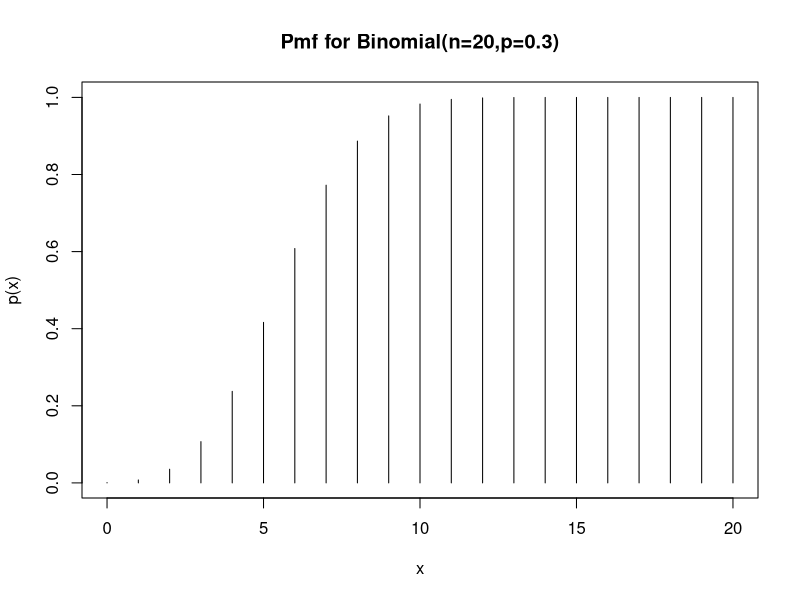
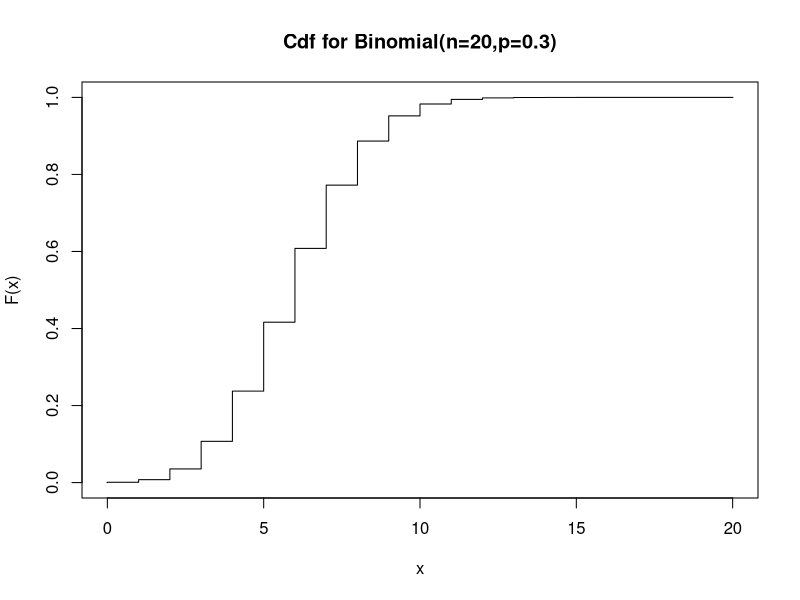
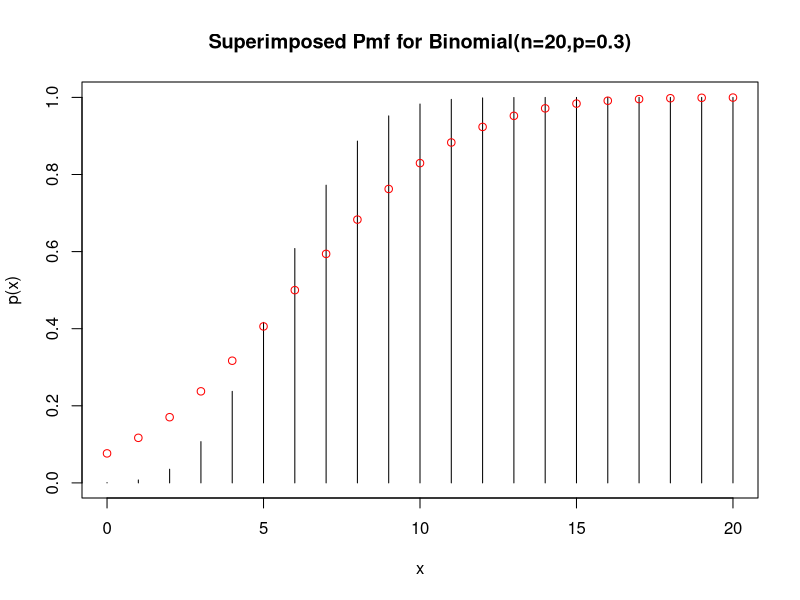
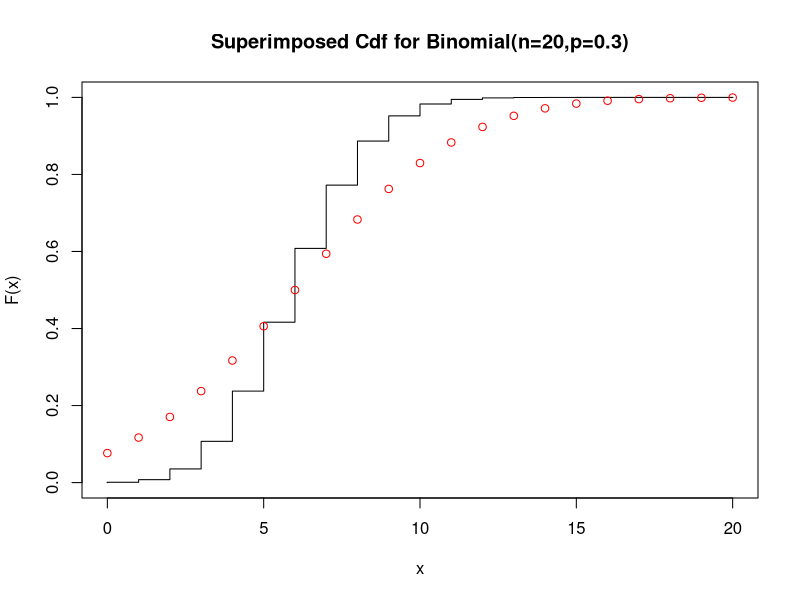
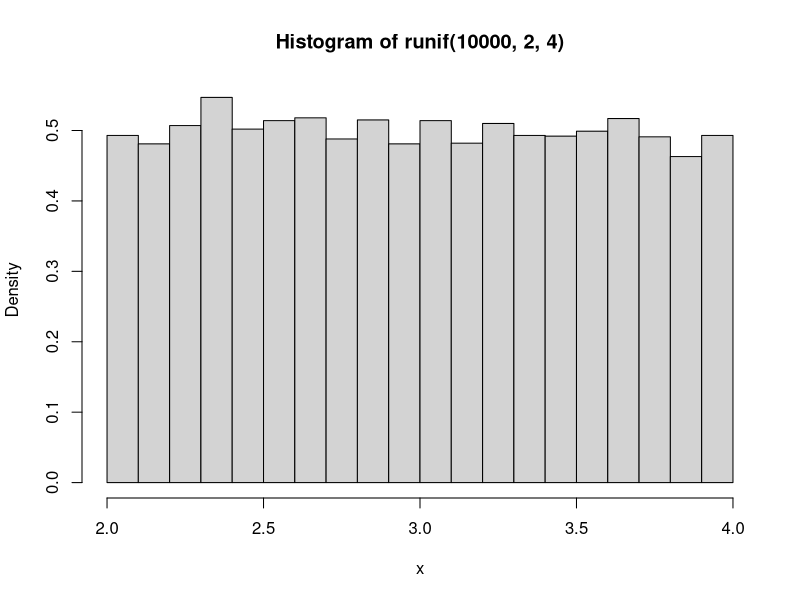
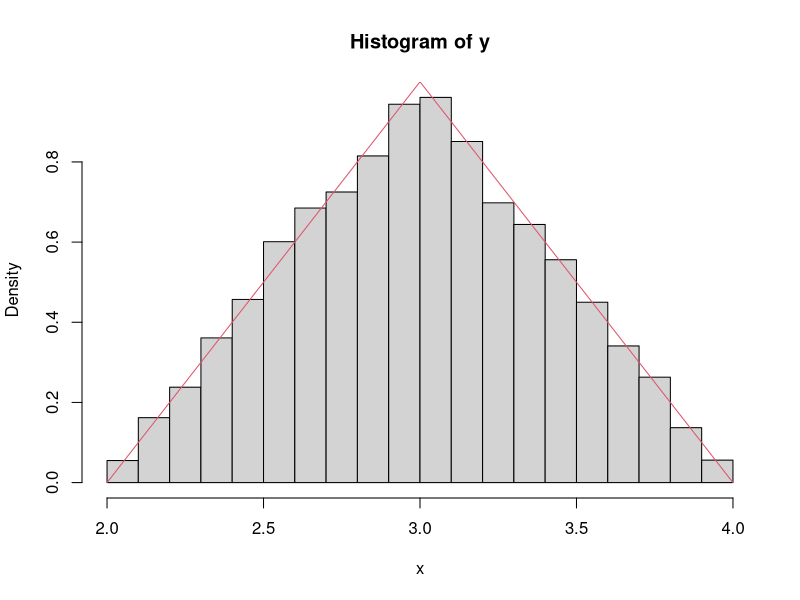

Reproduce these figures in R, in order.
## ---- chunk 1
dd <- 0:20
pp <- pbinom(dd, 20, 0.3)
plot(dd,pp,type="h",main="Pmf for Binomial(n=20,p=0.3)",xlab="x",ylab="p(x)")

XX <- seq(-0.01, 20.01, 0.01)
plot(XX, pbinom(XX, 20, 0.3),type="s", ylab="F(x)",xlab="x", main="Cdf for Binomial(n=20,p=0.3)")

n <- pnorm(0:20, 20*0.3, 20*0.3*0.7)
plot(dd,pp,type="h",,main="Superimposed Pmf for Binomial(n=20,p=0.3)",xlab="x",ylab="p(x)")
points(dd, n, col="red")

plot(XX, pbinom(XX, 20, 0.3),type="s", ylab="F(x)",xlab="x", main="Superimposed Cdf for Binomial(n=20,p=0.3)")
points(dd, n, col="red")


## ---- chunk 2
library(ggplot2)
hist(runif(10000, 2, 4), freq = FALSE, xlab = 'x')


x <- seq(2, 4, 0.01)
y <- 0.5*(runif(10000, 2, 4) + runif(10000, 2, 4))
hist(y, freq = FALSE, xlab = 'x') + ylim(0, 1)
lines(x,x-2,col=2)
lines(x,4-x,col=2)


